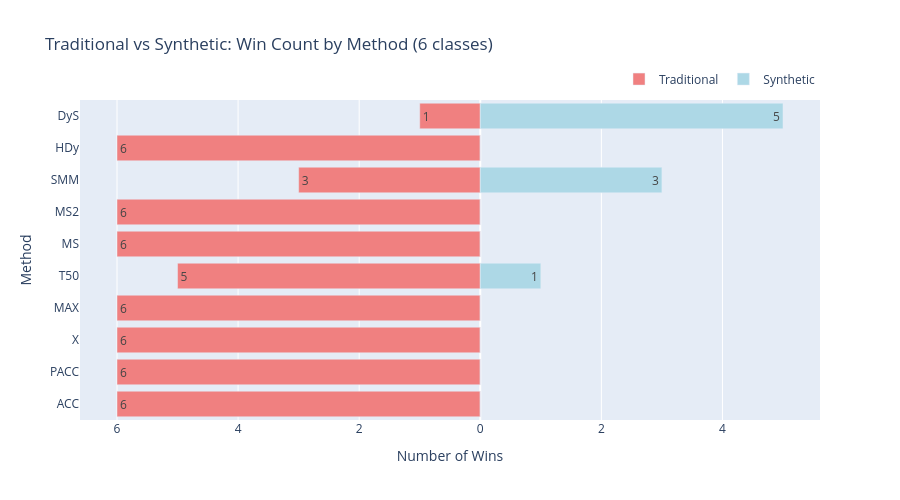

Write notebook code for a chart like this one.
### Markdown cell above
### Win Plot

### Code cell
def plot_win_comparison(df):
    """
    Create a horizontal bar plot comparing wins between traditional and synthetic methods.
    A method wins on a class if it has lower mean error than its counterpart.
    
    Parameters:
    df (pd.DataFrame): DataFrame containing error metrics and quantification methods
    
    Returns:
    plotly.graph_objects.Figure: Interactive plotly figure
    """
    import plotly.graph_objects as go
    
    # Define method pairs (traditional, synthetic)
    method_pairs = {
        'ACC': ('ACC', 'ACC_syn'),
        'PACC': ('PACC', 'PACC_syn'),
        'X': ('X', 'X_syn'),
        'MAX': ('MAX', 'MAX_syn'),
        'T50': ('T50', 'T50_syn'),
        'MS': ('MS', 'MS_syn'),
        'MS2': ('MS2', 'MS2_syn'),
        'SMM': ('SMM', 'SMM_syn'),
        'HDy': ('HDy', 'HDy_syn'),
        'DyS': ('DyS', 'DySyn')
    }
    
    # Calculate wins for each method
    results = []
    
    for method_name, (trad_method, syn_method) in method_pairs.items():
        trad_wins = 0
        syn_wins = 0
        
        # Check each class
        for i in classes:
            df_trad = df[df['qnt'] == trad_method]
            df_syn = df[df['qnt'] == syn_method]
            
            if len(df_trad) > 0 and len(df_syn) > 0:
                trad_mean = df_trad[f'c{i}_error_normalized'].mean()
                syn_mean = df_syn[f'c{i}_error_normalized'].mean()
                
                if trad_mean < syn_mean:
                    trad_wins += 1
                elif syn_mean < trad_mean:
                    syn_wins += 1
        
        results.append({
            'method': method_name,
            'trad_wins': trad_wins,
            'syn_wins': syn_wins
        })
    
    # Create figure
    fig = go.Figure()
    
    # Extract data
    methods = [r['method'] for r in results]
    trad_wins = [-r['trad_wins'] for r in results]  # Negative for left side
    syn_wins = [r['syn_wins'] for r in results]
    
    # Add traditional wins (left side, negative values)
    fig.add_trace(go.Bar(
        y=methods,
        x=trad_wins,
        name='Traditional',
        orientation='h',
        marker=dict(color='lightcoral'),
        text=[-x for x in trad_wins],
        textposition='auto',
    ))
    
    # Add synthetic wins (right side, positive values)
    fig.add_trace(go.Bar(
        y=methods,
        x=syn_wins,
        name='Synthetic',
        orientation='h',
        marker=dict(color='lightblue'),
        text=syn_wins,
        textposition='auto',
    ))
    
    # Update layout
    fig.update_layout(
        title='Traditional vs Synthetic: Win Count by Method (6 classes)',
        xaxis_title='Number of Wins',
        yaxis_title='Method',
        barmode='relative',
        height=500,
        xaxis=dict(
            tickvals=[-6, -4, -2, 0, 2, 4, 6],
            ticktext=['6', '4', '2', '0', '2', '4', '6']
        ),
        showlegend=True,
        legend=dict(
            orientation="h",
            yanchor="bottom",
            y=1.02,
            xanchor="right",
            x=1
        )
    )
    
    return fig

# Call the function and display the plot
fig_wins = plot_win_comparison(df)
fig_wins.show()

### Figure 1 — Plotly figure (JSON) as saved in the notebook; plotly's stock layout.template omitted (floating-point values rounded to 4 significant figures)
{"data": [{"marker": {"color": "lightcoral"}, "name": "Traditional", "orientation": "h", "text": ["6", "6", "6", "6", "5", "6", "6", "3", "6", "1"], "textposition": "auto", "type": "bar", "x": [-6, -6, -6, -6, -5, -6, -6, -3, -6, -1], "y": ["ACC", "PACC", "X", "MAX", "T50", "MS", "MS2", "SMM", "HDy", "DyS"]}, {"marker": {"color": "lightblue"}, "name": "Synthetic", "orientation": "h", "text": ["0", "0", "0", "0", "1", "0", "0", "3", "0", "5"], "textposition": "auto", "type": "bar", "x": [0, 0, 0, 0, 1, 0, 0, 3, 0, 5], "y": ["ACC", "PACC", "X", "MAX", "T50", "MS", "MS2", "SMM", "HDy", "DyS"]}], "layout": {"barmode": "relative", "height": 500, "legend": {"orientation": "h", "x": 1, "xanchor": "right", "y": 1.02, "yanchor": "bottom"}, "showlegend": true, "title": {"text": "Traditional vs Synthetic: Win Count by Method (6 classes)"}, "xaxis": {"ticktext": ["6", "4", "2", "0", "2", "4", "6"], "tickvals": [-6, -4, -2, 0, 2, 4, 6], "title": {"text": "Number of Wins"}}, "yaxis": {"title": {"text": "Method"}}}}
